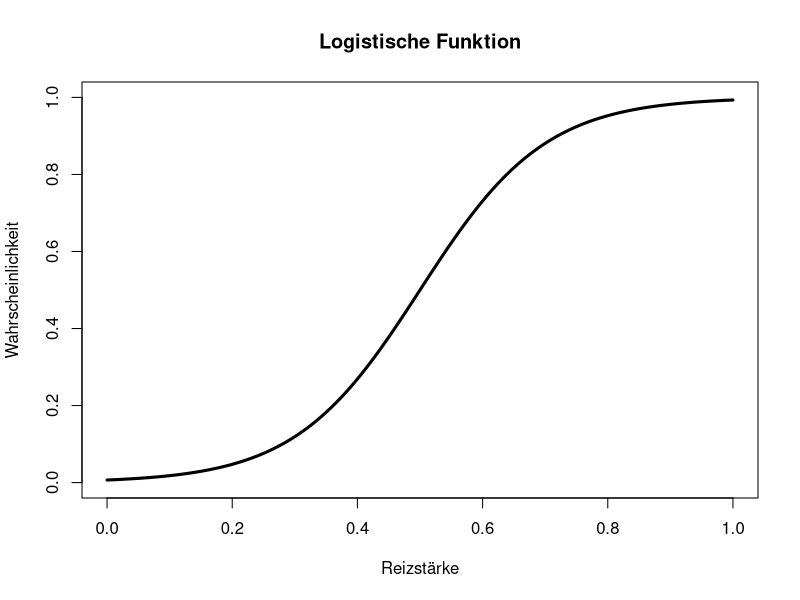
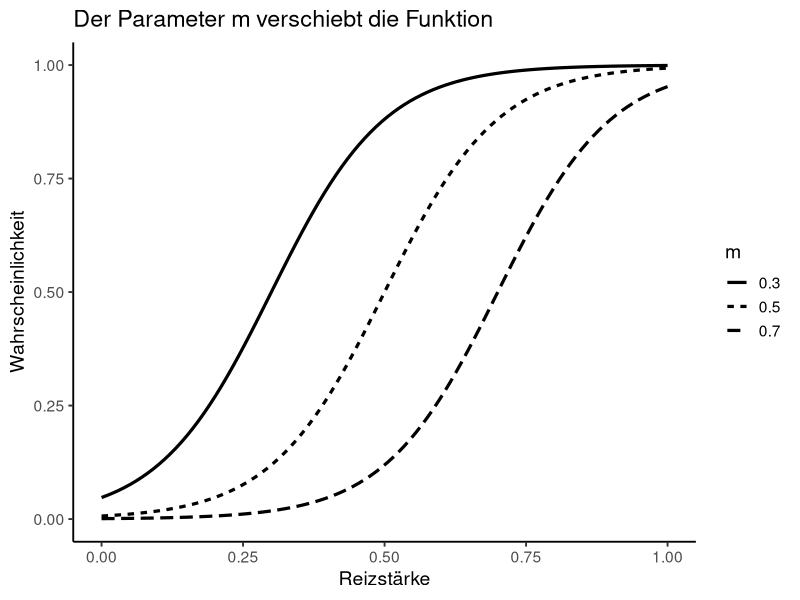
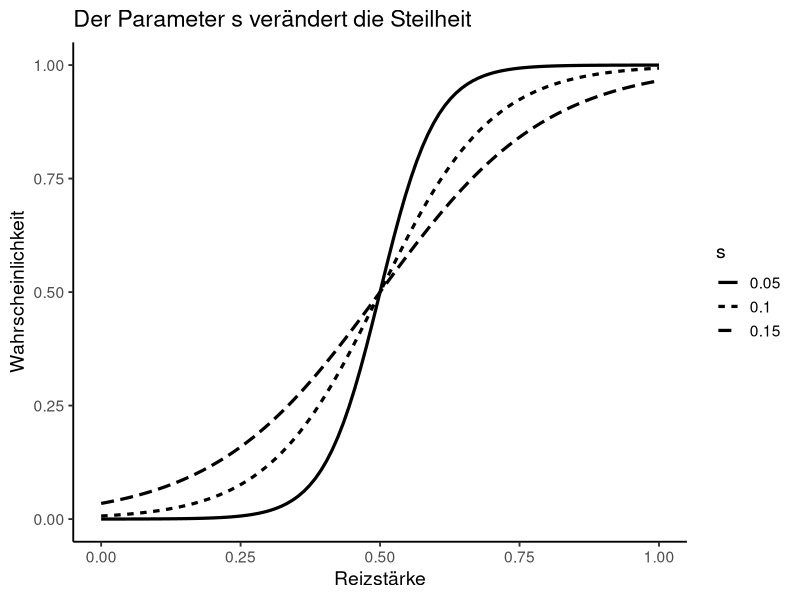
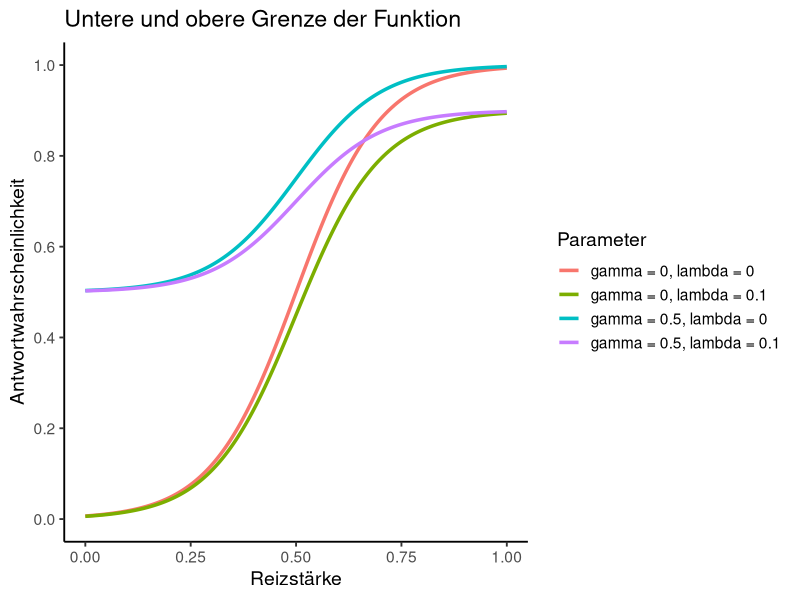
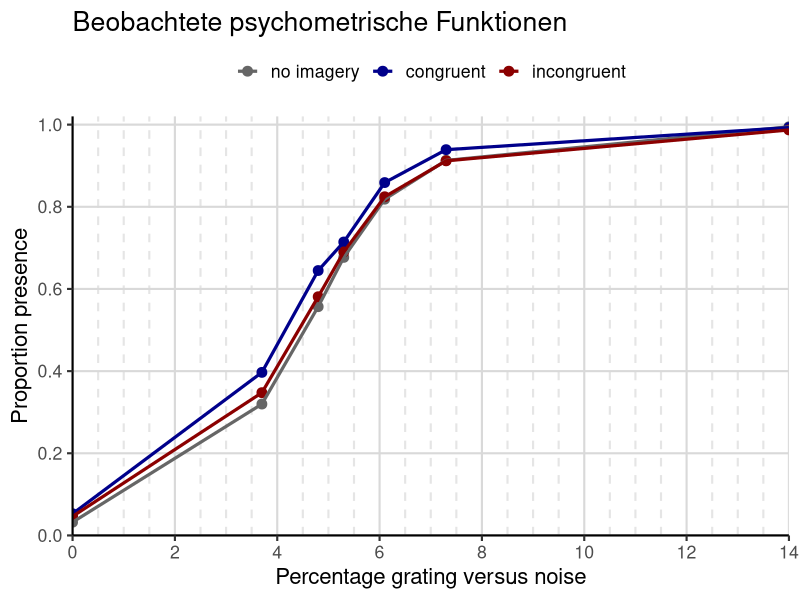
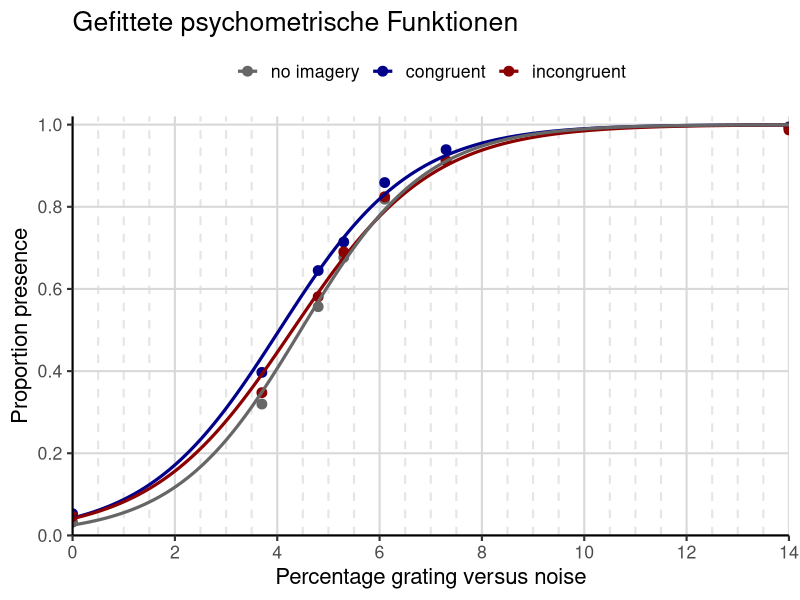
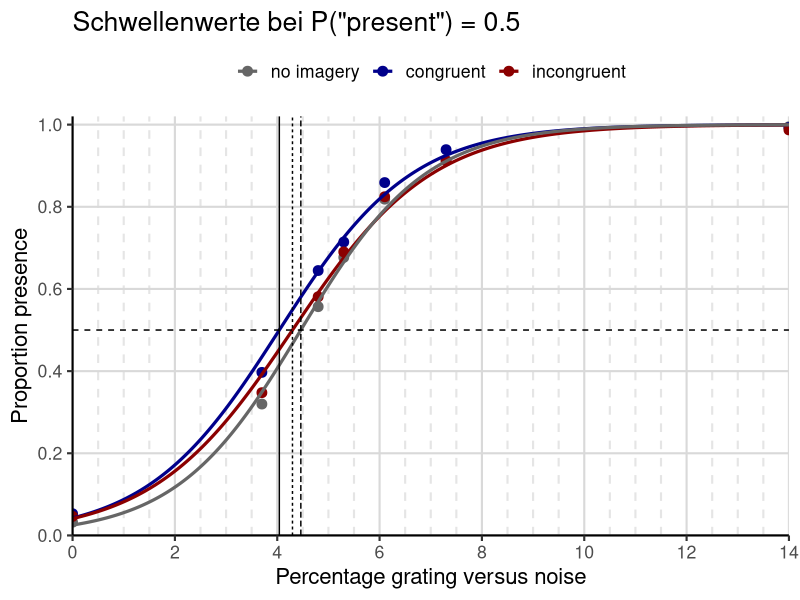
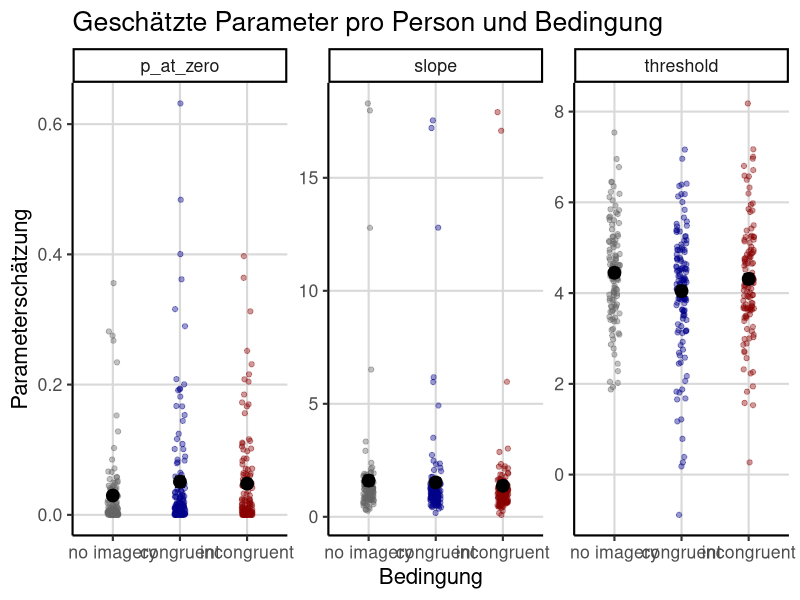

Write R code to recreate these figures, in order.
## ---- chunk 1
#| warning: false
#| message: false

library("tidyverse")
## ---- chunk 2
I <- seq(0, 1, length.out = 100)

m <- 0.5
s <- 0.1

F_i <- 1 / (1 + exp(-(I - m) / s))

plot(
  I, F_i,
  type = "l",
  lwd = 3,
  ylim = c(0, 1),
  xlab = "Reizstärke",
  ylab = "Wahrscheinlichkeit",
  main = "Logistische Funktion"
)
## ---- chunk 3
1 / (1 + exp(-(m - m) / s))
## ---- chunk 4
d_m <- tibble(
  I = rep(seq(0, 1, length.out = 100), times = 3),
  m = rep(c(0.3, 0.5, 0.7), each = 100),
  s = 0.1
) |>
  mutate(
    P = plogis((I - m) / s),
    m = factor(m)
  )

ggplot(d_m, aes(x = I, y = P, linetype = m)) +
  geom_line(linewidth = 1.1) +
  coord_cartesian(ylim = c(0, 1)) +
  labs(
    x = "Reizstärke",
    y = "Wahrscheinlichkeit",
    linetype = "m",
    title = "Der Parameter m verschiebt die Funktion"
  ) +
  theme_classic(base_size = 14)
## ---- chunk 5
d_s <- tibble(
  I = rep(seq(0, 1, length.out = 100), times = 3),
  s = rep(c(0.05, 0.10, 0.15), each = 100),
  m = 0.5
) |>
  mutate(
    P = plogis((I - m) / s),
    s = factor(s)
  )

ggplot(d_s, aes(x = I, y = P, linetype = s)) +
  geom_line(linewidth = 1.1) +
  coord_cartesian(ylim = c(0, 1)) +
  labs(
    x = "Reizstärke",
    y = "Wahrscheinlichkeit",
    linetype = "s",
    title = "Der Parameter s verändert die Steilheit"
  ) +
  theme_classic(base_size = 14)
## ---- chunk 6
I_values <- seq(0, 1, length.out = 300)

m <- 0.5
s <- 0.1

asymptote_examples <- tibble(
  I = rep(I_values, times = 4),
  setting = rep(
    c(
      "gamma = 0, lambda = 0",
      "gamma = 0.5, lambda = 0",
      "gamma = 0, lambda = 0.1",
      "gamma = 0.5, lambda = 0.1"
    ),
    each = length(I_values)
  )
) |>
  mutate(
    gamma = case_when(
      setting %in% c("gamma = 0.5, lambda = 0",
                     "gamma = 0.5, lambda = 0.1") ~ 0.5,
      TRUE ~ 0
    ),
    lambda = case_when(
      setting %in% c("gamma = 0, lambda = 0.1",
                     "gamma = 0.5, lambda = 0.1") ~ 0.1,
      TRUE ~ 0
    ),
    F = plogis((I - m) / s),
    P = gamma + (1 - gamma - lambda) * F
  )

ggplot(asymptote_examples, aes(x = I, y = P, color = setting)) +
  geom_line(linewidth = 1.2) +
  scale_y_continuous(
    limits = c(0, 1),
    breaks = seq(0, 1, by = 0.2)
  ) +
  labs(
    x = "Reizstärke",
    y = "Antwortwahrscheinlichkeit",
    color = "Parameter",
    title = "Untere und obere Grenze der Funktion"
  ) +
  theme_classic(base_size = 14)
## ---- chunk 7
d_raw <- read_csv("data/data_dijkstra_course.csv")

glimpse(d_raw)
## ---- chunk 8
d <- d_raw |>
  filter(complied == "yes") |>
  mutate(
    visLevel = as.numeric(visLevel),
    condition = case_when(
      congruency == "congruent" ~ "congruent",
      congruency == "incongruent" ~ "incongruent",
      congruency == "none" ~ "no imagery"
    ),
    condition = factor(
      condition,
      levels = c("no imagery", "congruent", "incongruent")
    ),
    seen = case_when(
      response == "present" ~ 1,
      response == "absent" ~ 0
    )
  )
## ---- chunk 9
d |>
  count(condition, response)
## ---- chunk 10
d_summary <- d |>
  group_by(condition, visLevel) |>
  summarise(
    n = n(),
    n_seen = sum(seen),
    p_seen = mean(seen),
    .groups = "drop"
  )

d_summary
## ---- chunk 11
condition_cols <- c(
  "no imagery" = "grey40",
  "congruent" = "darkblue",
  "incongruent" = "darkred"
)

theme_psychometric <- function(){
  theme_classic(base_size = 16) +
    theme(
      panel.grid.major.x = element_line(color = "grey85"),
      panel.grid.minor.x = element_line(color = "grey90", linetype = "dashed"),
      panel.grid.major.y = element_line(color = "grey85"),
      legend.position = "top",
      legend.title = element_blank(),
      plot.title = element_text(face = "plain")
    )
}
## ---- chunk 12
ggplot(d_summary, aes(x = visLevel, y = p_seen, color = condition)) +
  geom_point(size = 3) +
  geom_line(linewidth = 1.1) +
  scale_color_manual(values = condition_cols) +
  scale_x_continuous(
    limits = c(0, 14),
    breaks = seq(0, 14, by = 2),
    minor_breaks = seq(0, 14, by = 0.5),
    expand = c(0, 0)
  ) +
  scale_y_continuous(
    limits = c(0, 1.02),
    breaks = seq(0, 1, by = 0.2),
    expand = c(0, 0)
  ) +
  labs(
    x = "Percentage grating versus noise",
    y = "Proportion presence",
    color = "Bedingung",
    title = "Beobachtete psychometrische Funktionen"
  ) +
  theme_psychometric()
## ---- chunk 13
fit_glm <- glm(
  seen ~ visLevel * condition,
  data = d,
  family = binomial
)
## ---- chunk 14
#| fig-width: 6
#| fig-height: 4.8

d_pred <- crossing(
  visLevel = seq(min(d$visLevel), max(d$visLevel), length.out = 300),
  condition = levels(d$condition)
)

d_pred <- d_pred |>
  mutate(
    pred = predict(fit_glm, newdata = d_pred, type = "response")
  )

ggplot(d_summary, aes(x = visLevel, y = p_seen, color = condition)) +
  geom_point(size = 3) +
  geom_line(
    data = d_pred,
    aes(x = visLevel, y = pred, color = condition),
    linewidth = 1.1
  ) +
  scale_color_manual(values = condition_cols) +
  scale_x_continuous(
    limits = c(0, 14),
    breaks = seq(0, 14, by = 2),
    minor_breaks = seq(0, 14, by = 0.5),
    expand = c(0, 0)
  ) +
  scale_y_continuous(
    limits = c(0, 1.02),
    breaks = seq(0, 1, by = 0.2),
    expand = c(0, 0)
  ) +
  labs(
    x = "Percentage grating versus noise",
    y = "Proportion presence",
    color = "Bedingung",
    title = "Gefittete psychometrische Funktionen"
  ) +
  theme_psychometric()
## ---- chunk 15
coefs <- coef(fit_glm)

params_group <- tibble(
  condition = levels(d$condition),
  intercept = c(
    coefs["(Intercept)"],
    coefs["(Intercept)"] + coefs["conditioncongruent"],
    coefs["(Intercept)"] + coefs["conditionincongruent"]
  ),
  slope = c(
    coefs["visLevel"],
    coefs["visLevel"] + coefs["visLevel:conditioncongruent"],
    coefs["visLevel"] + coefs["visLevel:conditionincongruent"]
  )
) |>
  mutate(
    threshold = -intercept / slope,
    p_at_zero = plogis(intercept)
  )

params_group
## ---- chunk 16
ggplot(d_summary, aes(x = visLevel, y = p_seen, color = condition)) +
  geom_point(size = 3) +
  geom_line(
    data = d_pred,
    aes(x = visLevel, y = pred, color = condition),
    linewidth = 1.1
  ) +
  geom_hline(yintercept = 0.5, linetype = "dashed") +
  geom_vline(
    data = params_group,
    aes(xintercept = threshold, linetype = condition),
    color = "black"
  ) +
  scale_color_manual(values = condition_cols) +
  scale_x_continuous(
    limits = c(0, 14),
    breaks = seq(0, 14, by = 2),
    minor_breaks = seq(0, 14, by = 0.5),
    expand = c(0, 0)
  ) +
  scale_y_continuous(
    limits = c(0, 1.02),
    breaks = seq(0, 1, by = 0.2),
    expand = c(0, 0)
  ) +
  guides(
    linetype = "none")+
  labs(
    x = "Percentage grating versus noise",
    y = "Proportion presence",
    color = "Bedingung",
    linetype = "Bedingung",
    title = 'Schwellenwerte bei P("present") = 0.5'
  ) +
  theme_psychometric()
## ---- chunk 17
fit_one_psychometric <- function(dat){
  fit <- glm(
    seen ~ visLevel,
    data = dat,
    family = binomial
  )

  b0 <- coef(fit)["(Intercept)"]
  b1 <- coef(fit)["visLevel"]

  tibble(
    intercept = b0,
    slope = b1,
    threshold = -b0 / b1,
    p_at_zero = plogis(b0)
  )
}
## ---- chunk 18
params_id <- d |>
  group_by(id, condition) |>
  group_modify(~ fit_one_psychometric(.x)) |>
  ungroup()

params_id
## ---- chunk 19
params_id |>
  count(condition)
## ---- chunk 20
params_long <- params_id |>
  pivot_longer(
    cols = c(threshold, slope, p_at_zero),
    names_to = "parameter",
    values_to = "estimate"
  )

ggplot(params_long, aes(x = condition, y = estimate, color = condition)) +
  geom_point(
    position = position_jitter(width = 0.08, height = 0),
    alpha = 0.4
  ) +
  stat_summary(
    fun = mean,
    geom = "point",
    size = 4,
    color = "black"
  ) +
  stat_summary(
    fun.data = mean_se,
    geom = "errorbar",
    width = 0.15,
    color = "black"
  ) +
  facet_wrap(~ parameter, scales = "free_y") +
  scale_color_manual(values = condition_cols) +
  labs(
    x = "Bedingung",
    y = "Parameterschätzung",
    title = "Geschätzte Parameter pro Person und Bedingung"
  ) +
  theme_psychometric() +
  theme(legend.position = "none")
## ---- chunk 21
threshold_aov <- aov(
  threshold ~ condition + Error(id / condition),
  data = params_id
)

summary(threshold_aov)
## ---- chunk 22
slope_aov <- aov(
  slope ~ condition + Error(id / condition),
  data = params_id
)

summary(slope_aov)
## ---- chunk 23
p0_aov <- aov(
  p_at_zero ~ condition + Error(id / condition),
  data = params_id
)

summary(p0_aov)
## ---- chunk 24
threshold_wide <- params_id |>
  select(id, condition, threshold) |>
  pivot_wider(
    names_from = condition,
    values_from = threshold
  ) |>
  drop_na()

threshold_wide
## ---- chunk 25
t_cong_no <- t.test(
  threshold_wide$congruent,
  threshold_wide$`no imagery`,
  paired = TRUE
)

t_cong_incong <- t.test(
  threshold_wide$congruent,
  threshold_wide$incongruent,
  paired = TRUE
)

t_incong_no <- t.test(
  threshold_wide$incongruent,
  threshold_wide$`no imagery`,
  paired = TRUE
)
## ---- chunk 26
pairwise_threshold <- tibble(
  comparison = c(
    "congruent vs no imagery",
    "congruent vs incongruent",
    "incongruent vs no imagery"
  ),
  p_raw = c(
    t_cong_no$p.value,
    t_cong_incong$p.value,
    t_incong_no$p.value
  )
) |>
  mutate(
    p_holm = p.adjust(p_raw, method = "holm")
  )

pairwise_threshold
